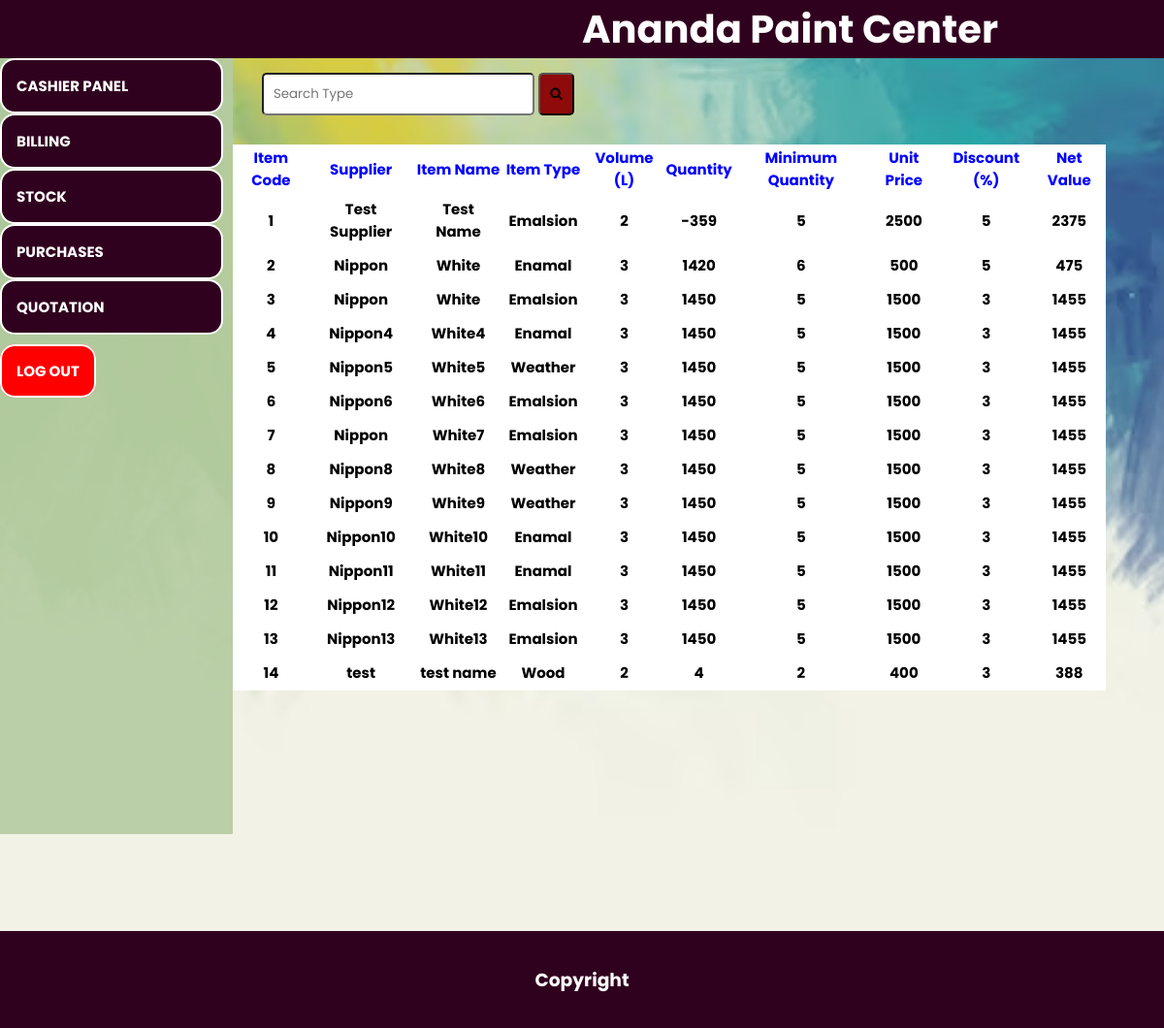
The page /Cashier/Stock/viewStock/viewstock.php on the database its author committed.
### tables this page shows
CREATE TABLE `stock` (
  `item_code` text NOT NULL,
  `supplier_id` text NOT NULL,
  `item_name` text NOT NULL,
  `item_type` text NOT NULL,
  `volume` int(11) NOT NULL,
  `quantity` int(11) NOT NULL,
  `min_qty` int(11) NOT NULL,
  `unit_price` int(11) NOT NULL,
  `discount` int(11) NOT NULL,
  `net_value` int(11) NOT NULL,
  `time` timestamp NOT NULL DEFAULT current_timestamp() ON UPDATE current_timestamp()
);

### Cashier/Stock/viewStock/viewstock.php (the view, shortened to what this page needs)
<!DOCTYPE html>
<html lang="en">
<head>
    <link rel="stylesheet" href="viewstock.css">
    <link rel="stylesheet" href="https://cdnjs.cloudflare.com/ajax/libs/font-awesome/4.7.0/css/font-awesome.min.css">
</head>
<body>
    <div class="header">
        <h3>Ananda Paint Center</h3>
    </div>
    <div class="bc">
        <nav>
            <nav>
                <a href="../../cashier.php">Cashier Panel</a>
                <a href="../../billing/billing.php">Billing</a>
                <a href="../stock.html">Stock</a>
                <a href="../../purchases/purchases.php">Purchases</a>
                <a href="../../quotation/quotation.php">Quotation</a>
                <span class="log-out"><a href="../../../login/logout.php">Log Out</a></span>
            </nav>
        </nav>
        <div>
                <input type="text" placeholder="Search Type" name="search" id="givenType">
                <button onclick="submitType()" type="button"><i class="fa fa-search"></i></button>
            <?php
            if (isset($_GET['type'])) {
                $searchType = $_GET['type'];
                $host = "localhost";
                $username = "root";
                $password = '';
                $dbname = "paintshopdb";
                $connection = mysqli_connect($host, $username, $password, $dbname);
                if (!$connection) {
                die("Connection failed!" . mysqli_connect_error());
                }
                $query = "SELECT * FROM stock WHERE item_type LIKE '$searchType%'";
                $result = mysqli_query($connection, $query);
                if (mysqli_num_rows($result) > 0) {
                echo "<table>";
                echo "<tr><th>Item Code</th><th>Supplier</th></th><th>Item Name</th><th>Item Type</th><th>Volume (L)</th><th>Quantity</th><th>Minimum Quantity</th><th>Unit Price</th><th>Discount (%)</th><th>Net Value</th></tr>";
                while ($row = mysqli_fetch_assoc($result)) {
                    echo "<tr>";
                    echo "<td>" . $row["item_code"] . "</td>";
                    echo "<td>" . $row["supplier_id"] . "</td>";
                    echo "<td>" . $row["item_name"] . "</td>";
                    echo "<td>" . $row["item_type"] . "</td>";
                    echo "<td>" . $row["volume"] . "</td>";
                    echo "<td>" . $row["quantity"] . "</td>";
                    echo "<td>" . $row["min_qty"] . "</td>";
                    echo "<td>" . $row["unit_price"] . "</td>";
                    echo "<td>" . $row["discount"] . "</td>";
                    echo "<td>" . $row["net_value"] . "</td>";
                    echo "</tr>";
                }
                echo "</table>";
                } else {
                echo "No items found in the stock.";
                }
            }else{
                $host = "localhost";
                $username = "root";
                $password = '';
                $dbname = "paintshopdb";
                $connection = mysqli_connect($host, $username, $password, $dbname);
                $query = "SELECT * FROM stock";
                $result = mysqli_query($connection, $query);
                if (mysqli_num_rows($result) > 0) {
                echo "<table>";
                echo "<tr><th>Item Code</th><th>Supplier</th></th><th>Item Name</th><th>Item Type</th><th>Volume (L)</th><th>Quantity</th><th>Minimum Quantity</th><th>Unit Price</th><th>Discount (%)</th><th>Net Value</th></tr>";
                while ($row = mysqli_fetch_assoc($result)) {
                    echo "<tr>";
                    echo "<td>" . $row["item_code"] . "</td>";
                    echo "<td>" . $row["supplier_id"] . "</td>";
                    echo "<td>" . $row["item_name"] . "</td>";
                    echo "<td>" . $row["item_type"] . "</td>";
                    echo "<td>" . $row["volume"] . "</td>";
                    echo "<td>" . $row["quantity"] . "</td>";
                    echo "<td>" . $row["min_qty"] . "</td>";
                    echo "<td>" . $row["unit_price"] . "</td>";
                    echo "<td>" . $row["discount"] . "</td>";
                    echo "<td>" . $row["net_value"] . "</td>";
                    echo "</tr>";
                }
                echo "</table>";
                } else {
                echo "No items found in the stock.";
                }
            }
            ?>
        </div>
    </div>
    <div class="footer">
        <h3>Copyright</h3>
    </div>
</body>
</html>

### Cashier/Stock/viewStock/viewstock.css (style rules this page uses)
* { margin: 0; padding: 0; font-family: 'Poppins', sans-serif; }
body { display: flex; flex-direction: column; background-image: url(../../../images/background.avif); background-size: cover; background-position: center; background-repeat: no-repeat; }
nav { height: 100vh; background-color: rgba(182, 204, 161, 0.7); width: 20vw; display: flex; flex-direction: column; }
nav a { color: rgb(255, 255, 255); text-decoration: none; border: 2px solid rgb(255, 255, 255); margin-right: 10px; padding: 15px; background-color: rgb(48, 1, 30); font-size: 15px; text-transform: uppercase; border-radius: 15px; font-weight: 700; }
nav>span { margin-top: 25px; }
nav span>a { background-color: rgb(255, 0, 0); }
table { margin-top: 30px; color: #000000; width: 75vw; margin-left: auto; margin-right: auto; background-color: #fff; height: fit-content; }
td { text-align: center; font-size: 15px; font-weight: 700; padding: 5px; }
th { text-align: center; color: blue; font-size: 15px; font-weight: 700; }
.footer { background-color: rgb(48, 1, 30); height: 100px; margin-top: 100px; display: grid; place-items: center; }
.footer h3 { text-align: center; color: rgb(255, 255, 255); }
.bc { display: flex; flex-direction: row; }
.header { background-color: rgb(48, 1, 30); }
.header h3 { margin-left: 600px; color: rgb(255, 255, 255); font-size: 40px; }
div button { background-color: rgb(143, 10, 10); padding: 10px; border-radius: 5px; margin-top: 15px; }
div input { padding: 10px; border-radius: 5px; margin-top: 15px; margin-left: 30px; }

### rows shown on the page
stock: item_code "1", supplier "Test Supplier", item_name "Test Name", item_type "Emalsion", volume "2", quantity "-359", min_qty "5", unit_price "2500", discount "5", net_value "2375"
stock: item_code "2", supplier "Nippon", item_name "White", item_type "Enamal", volume "3", quantity "1420", min_qty "6", unit_price "500", discount "5", net_value "475"
stock: item_code "3", supplier "Nippon", item_name "White", item_type "Emalsion", volume "3", quantity "1450", min_qty "5", unit_price "1500", discount "3", net_value "1455"
stock: item_code "4", supplier "Nippon4", item_name "White4", item_type "Enamal", volume "3", quantity "1450", min_qty "5", unit_price "1500", discount "3", net_value "1455"
stock: item_code "5", supplier "Nippon5", item_name "White5", item_type "Weather", volume "3", quantity "1450", min_qty "5", unit_price "1500", discount "3", net_value "1455"
stock: item_code "6", supplier "Nippon6", item_name "White6", item_type "Emalsion", volume "3", quantity "1450", min_qty "5", unit_price "1500", discount "3", net_value "1455"
stock: item_code "7", supplier "Nippon", item_name "White7", item_type "Emalsion", volume "3", quantity "1450", min_qty "5", unit_price "1500", discount "3", net_value "1455"
stock: item_code "8", supplier "Nippon8", item_name "White8", item_type "Weather", volume "3", quantity "1450", min_qty "5", unit_price "1500", discount "3", net_value "1455"
stock: item_code "9", supplier "Nippon9", item_name "White9", item_type "Weather", volume "3", quantity "1450", min_qty "5", unit_price "1500", discount "3", net_value "1455"
stock: item_code "10", supplier "Nippon10", item_name "White10", item_type "Enamal", volume "3", quantity "1450", min_qty "5", unit_price "1500", discount "3", net_value "1455"
stock: item_code "11", supplier "Nippon11", item_name "White11", item_type "Enamal", volume "3", quantity "1450", min_qty "5", unit_price "1500", discount "3", net_value "1455"
stock: item_code "12", supplier "Nippon12", item_name "White12", item_type "Emalsion", volume "3", quantity "1450", min_qty "5", unit_price "1500", discount "3", net_value "1455"
stock: item_code "13", supplier "Nippon13", item_name "White13", item_type "Emalsion", volume "3", quantity "1450", min_qty "5", unit_price "1500", discount "3", net_value "1455"
stock: item_code "14", supplier "test", item_name "test name", item_type "Wood", volume "2", quantity "4", min_qty "2", unit_price "400", discount "3", net_value "388"
